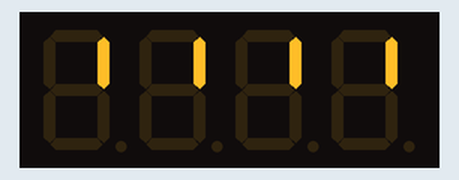
The sketch below on a simulated Arduino Uno, built with avr-gcc and run on an emulated ATmega328P. Parts: 4-digit seven-segment display. What the sketch prints to the serial monitor is not drawn.

Above: at 0.17 s.
At 0.88 s:
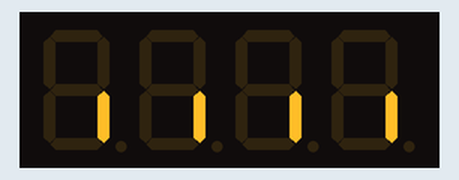
At 1.69 s:
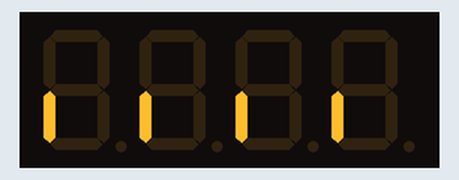
At 16.73 s:
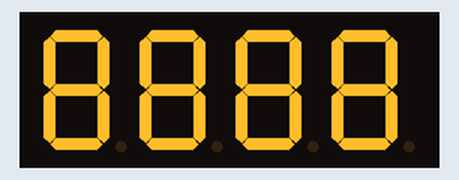
At 24.14 s:
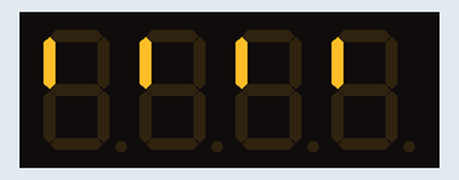
At 32.45 s:
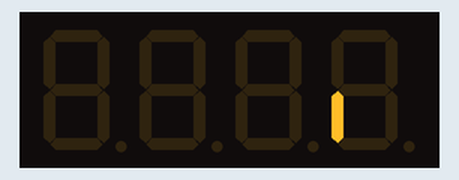

The sketch:

tm1637_animations.ino
```cpp
#include <TM1637Display.h>

// Module connection pins (Digital Pins)
#define CLK 2
#define DIO 3

// Create a TM1637Display object
TM1637Display display(CLK, DIO);

// Custom segment patterns for animations
// Each byte represents segments: 0bABCDEFG where bits are segments a-g + dp
const uint8_t spinner[] = {
  0b00000001,  // bottom horizontal (segment a)
  0b00000010,  // bottom right vertical (segment b)
  0b00000100,  // top right vertical (segment c)
  0b00001000,  // top horizontal (segment d)
  0b00010000,  // top left vertical (segment e)
  0b00100000   // bottom left vertical (segment f)
};

const uint8_t wave[] = {
  0b00001000,  // top
  0b00000100,  // top right
  0b00000010,  // bottom right
  0b00000001,  // bottom
  0b00100000,  // bottom left
  0b00010000   // top left
};

const uint8_t loading_dots[] = {
  0b10000000,  // dot only
  0b00000000   // empty
};

void setup() {
  display.setBrightness(0x0f);
  display.clear();

  Serial.begin(115200);
  Serial.println("Starting TM1637 animations");
}

void loop() {
  // Animation 1: Spinning segments across all digits
  spinnerAnimation();
  delay(500);

  // Animation 2: Wave effect across digits
  waveAnimation();
  delay(500);

  // Animation 3: Loading dots
  loadingDotsAnimation();
  delay(500);

  // Animation 4: Segment sweep left to right
  segmentSweepAnimation();
  delay(500);

  // Animation 5: Full digit rotation
  digitRotationAnimation();
  delay(500);
}

void spinnerAnimation() {
  // Rotate spinner pattern on each digit simultaneously
  for (int cycle = 0; cycle < 3; cycle++) {
    for (int i = 0; i < 6; i++) {
      uint8_t segments[] = {spinner[i], spinner[i], spinner[i], spinner[i]};
      display.setSegments(segments);
      delay(80);
    }
  }
  display.clear();
}

void waveAnimation() {
  // Wave effect moving from left to right
  for (int cycle = 0; cycle < 4; cycle++) {
    for (int pos = 0; pos < 4; pos++) {
      uint8_t segments[] = {0, 0, 0, 0};
      for (int i = 0; i < 6; i++) {
        segments[0] = segments[1] = segments[2] = segments[3] = 0;
        if (pos == 0) segments[0] = wave[i];
        if (pos == 1) segments[1] = wave[i];
        if (pos == 2) segments[2] = wave[i];
        if (pos == 3) segments[3] = wave[i];
        display.setSegments(segments);
        delay(60);
      }
    }
  }
  display.clear();
}

void loadingDotsAnimation() {
  // Loading dots animation
  for (int cycle = 0; cycle < 5; cycle++) {
    for (int pos = 0; pos < 4; pos++) {
      uint8_t segments[] = {0, 0, 0, 0};
      segments[pos] = loading_dots[0]; // dot
      display.setSegments(segments);
      delay(150);
    }
  }
  display.clear();
}

void segmentSweepAnimation() {
  // Turn on segments from left to right across all digits
  uint8_t segments[] = {0, 0, 0, 0};

  // Build up segments one by one
  for (int seg = 0; seg < 7; seg++) {
    uint8_t pattern = 1 << seg;
    for (int digit = 0; digit < 4; digit++) {
      segments[digit] |= pattern;
      display.setSegments(segments);
      delay(50);
    }
  }

  delay(300);

  // Clear segments one by one
  for (int seg = 0; seg < 7; seg++) {
    uint8_t pattern = ~(1 << seg);
    for (int digit = 0; digit < 4; digit++) {
      segments[digit] &= pattern;
      display.setSegments(segments);
      delay(50);
    }
  }
  display.clear();
}

void digitRotationAnimation() {
  // Rotate through different patterns on each digit
  const uint8_t patterns[] = {
    0b00111111,  // 0
    0b00000110,  // 1
    0b01011011,  // 2
    0b01001111,  // 3
    0b01100110,  // 4
    0b01101101,  // 5
    0b01111101,  // 6
    0b00000111,  // 7
    0b01111111,  // 8
    0b01101111   // 9
  };

  for (int cycle = 0; cycle < 2; cycle++) {
    for (int i = 0; i < 10; i++) {
      uint8_t segments[] = {patterns[i], patterns[i], patterns[i], patterns[i]};
      display.setSegments(segments);
      delay(100);
    }
  }
  display.clear();
}
```
